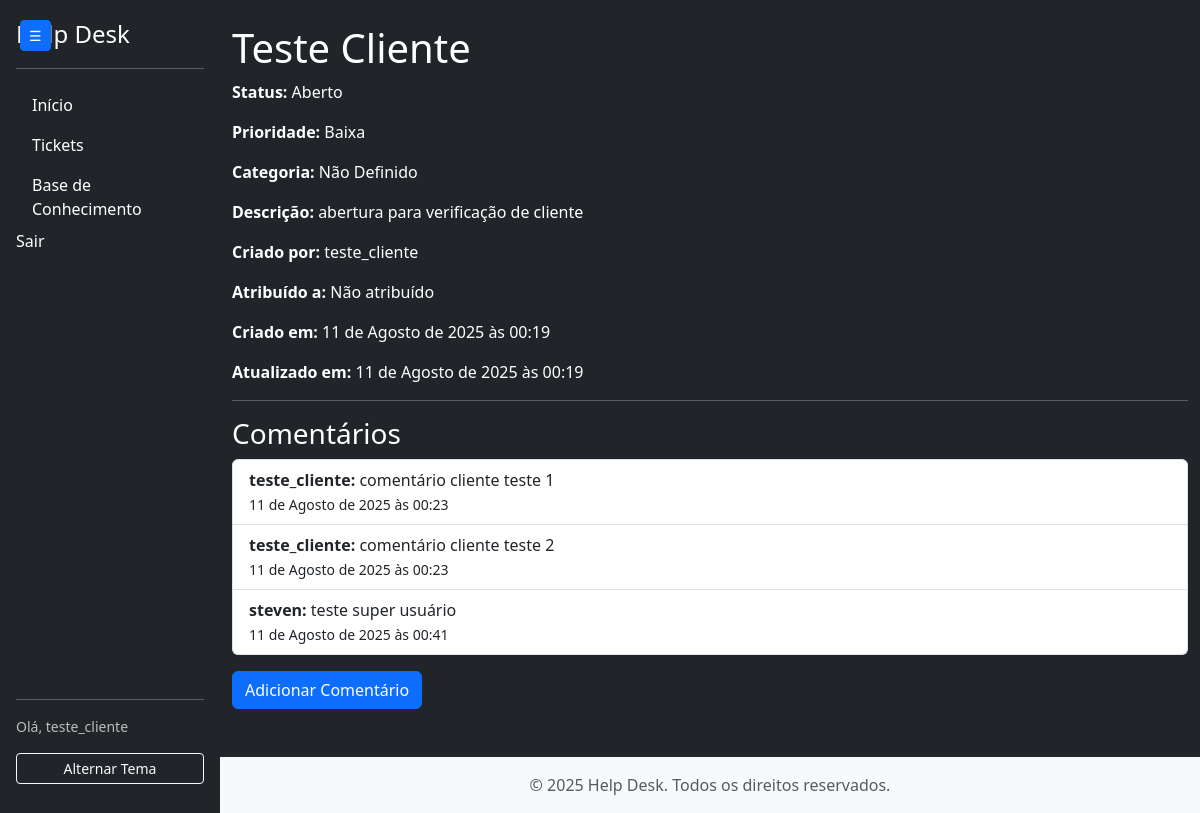
/tickets/1/ (signed in), run on the app's committed database.
### helpdesk/models/ticket.py (models this page shows, shortened)
class Ticket(models.Model):
	STATUS_CHOICES = [
		("aberto", "Aberto"),
		("em_andamento", "Em andamento"),
		("resolvido", "Resolvido"),
		("fechado", "Fechado"),
	]
	PRIORIDADE_CHOICES = [
		("baixa", "Baixa"),
		("media", "Média"),
		("alta", "Alta"),
	]
	titulo = models.CharField(max_length=200)
	descricao = models.TextField()
	categoria = models.CharField(max_length=100)
	prioridade = models.CharField(
		choices=PRIORIDADE_CHOICES,
		max_length=10,
    )
	status = models.CharField(
		choices=STATUS_CHOICES,
		default="aberto",
		max_length=20,
    )
	criado_por = models.ForeignKey(
		User,
		related_name='tickets_criados',
		on_delete=models.CASCADE
    )
	atribuido_a = models.ForeignKey(
		User,
		related_name='tickets_atribuidos',
		on_delete=models.SET_NULL,
		null=True,
		blank=True
    )
	criado_em = models.DateTimeField(auto_now_add=True)
	atualizado_em = models.DateTimeField(auto_now=True)
	class Meta:
		db_table = 'ticket'
		verbose_name = 'Ticket'
		verbose_name_plural = 'Tickets'

### helpdesk/models/comentario.py (models this page shows, shortened)
class Comentario(models.Model):
	ticket = models.ForeignKey(Ticket, related_name='comentarios', on_delete=models.CASCADE)
	autor = models.ForeignKey(User, on_delete=models.CASCADE)
	mensagem = models.TextField()
	criado_em = models.DateTimeField(auto_now_add=True)
	class Meta:
		db_table = 'comentario'
		verbose_name = 'Comentário'
		verbose_name_plural = 'Comentários'

### helpdesk/views/ticket_views.py (the view)
# urls.py: path('tickets/<int:ticket_id>/', ticket_views.ticket_detail, name='ticket_detail'),
@login_required
def ticket_detail(request, ticket_id):
    ticket = get_object_or_404(Ticket, id=ticket_id)
    comentarios = ticket.comentarios.all()
    if request.method == 'POST':
        comentario_form = ComentarioForm(request.POST)
        if comentario_form.is_valid():
            comentario = comentario_form.save(commit=False)
            comentario.ticket = ticket
            comentario.autor = request.user
            comentario.save()
            return redirect('ticket_detail', ticket_id=ticket.id)
    else:
        comentario_form = ComentarioForm()
    return render(request, 'tickets/ticket_detail.html', {
        'ticket': ticket,
        'comentarios': comentarios,
        'comentario_form': comentario_form
    })

### helpdesk/templates/tickets/ticket_detail.html (shortened to what this page needs)
{% extends "base.html" %}
{% block content %}
<h1>{{ ticket.titulo }}</h1>
<p><strong>Status:</strong> {{ ticket.get_status_display }}</p>
<p><strong>Prioridade:</strong> {{ ticket.get_prioridade_display }}</p>
<p><strong>Categoria:</strong> {{ ticket.categoria }}</p>
<p><strong>Descrição:</strong> {{ ticket.descricao }}</p>
<p><strong>Criado por:</strong> {{ ticket.criado_por }}</p>
<p><strong>Atribuído a:</strong> {{ ticket.atribuido_a|default:"Não atribuído" }}</p>
<p><strong>Criado em:</strong> {{ ticket.criado_em }}</p>
<p><strong>Atualizado em:</strong> {{ ticket.atualizado_em }}</p>
<hr>
<h3>Comentários</h3>
<ul class="list-group">
    {% for comentario in ticket.comentarios.all %}
    <li class="list-group-item">
        <strong>{{ comentario.autor }}:</strong> {{ comentario.mensagem }} <br>
        <small>{{ comentario.criado_em }}</small>
    </li>
    {% empty %}
    <li class="list-group-item">Nenhum comentário.</li>
    {% endfor %}
</ul>
<button type="button" class="btn btn-primary mt-3" data-bs-toggle="modal" data-bs-target="#comentarioModal">
    Adicionar Comentário
</button>
{% endblock %}

### helpdesk/templates/base.html (shortened to what this page needs)
{% load static %}
<!DOCTYPE html>
<html lang="pt-br">
<head>
    <link rel="stylesheet" href="https://cdn.jsdelivr.net/npm/bootstrap@5.3.0/dist/css/bootstrap.min.css">
    <link rel="stylesheet" href="{% static 'helpdesk/style.css' %}">
</head>
<body>
    <div class="d-flex" style="min-height: 100vh;">
        {% include "includes/sidebar.html" %}
        <div class="flex-grow-1" style="margin-left: 220px;">
            <div class="container mt-4 mb-5">
                {% block content %}{% endblock %}
            </div>
            {% include "includes/footer.html" %}
        </div>
    </div>
</body>
</html>

### helpdesk/templates/includes/sidebar.html (shortened to what this page needs)
<button id="sidebar-toggle" class="btn btn-primary btn-sm"
    style="position: fixed; top: 20px; left: 20px; z-index: 1051;">
    <span id="sidebar-toggle-icon">&#9776;</span>
</button>
<div id="sidebar" class="d-flex flex-column flex-shrink-0 p-3 bg-dark text-white vh-100"
    style="width: 220px; position: fixed; left: 0; top: 0; bottom: 0; z-index: 1050; transition: left 0.3s;">
    <a href="/" class="d-flex align-items-center mb-3 mb-md-0 me-md-auto text-white text-decoration-none">
        <span class="fs-4">Help Desk</span>
    </a>
    <hr>
    <ul class="nav nav-pills flex-column mb-auto">
        <li class="nav-item">
            <a href="/" class="nav-link sidebar-link">Início</a>
        </li>
        <li>
            <a href="/tickets/" class="nav-link sidebar-link">Tickets</a>
        </li>
        <li>
            <a href="/kb/" class="nav-link sidebar-link">Base de Conhecimento</a>
        </li>
        {% if user.is_authenticated %}
        <li>
            <form action="{% url 'logout' %}" method="post" style="display:inline;">
                <button type="submit" class="btn btn-link nav-link sidebar-link" style="padding:0;">Sair</button>
            </form>
        </li>
        {% else %}
        <li>
            <a href="{% url 'login' %}" class="nav-link sidebar-link">Entrar</a>
        </li>
        {% endif %}
    </ul>
    <hr>
    <div class="sidebar-user small mb-2">Olá, {{ user.get_full_name|default:user.username }}</div>
    <button id="theme-toggle" class="btn btn-outline-light btn-sm mt-2" type="button">Alternar Tema</button>
</div>

### helpdesk/templates/includes/footer.html
<footer class="footer bg-light py-3 fixed-footer">
  <div class="container text-center">
    <span class="text-muted">&copy; {{ year|default:2025 }} Help Desk. Todos os direitos reservados.</span>
  </div>
</footer>

### helpdesk/static/helpdesk/style.css (style rules this page uses)
#sidebar-toggle { transition: left 0.3s; }
.sidebar-link { color: inherit !important; }
.bg-dark .sidebar-link { color: #fff !important; }
.sidebar-user { color: #bbb; }

### data on the page
Ticket: titulo "Teste Cliente", status "Aberto", prioridade "Baixa", categoria "Não Definido", descricao "abertura para verificação de cliente", criado_por "teste_cliente", atribuido_a "Não atribuído", criado_em "11 de Agosto de 2025 às 00:19", atualizado_em "11 de Agosto de 2025 às 00:19"
Comentario: autor "teste_cliente", mensagem "comentário cliente teste 1", criado_em "11 de Agosto de 2025 às 00:23"
Comentario: autor "teste_cliente", mensagem "comentário cliente teste 2", criado_em "11 de Agosto de 2025 às 00:23"
Comentario: autor "steven", mensagem "teste super usuário", criado_em "11 de Agosto de 2025 às 00:41"

### other printed values
{{ user.get_full_name|default:user.username }} "teste_cliente"
{{ year|default:2025 }} "2025"
